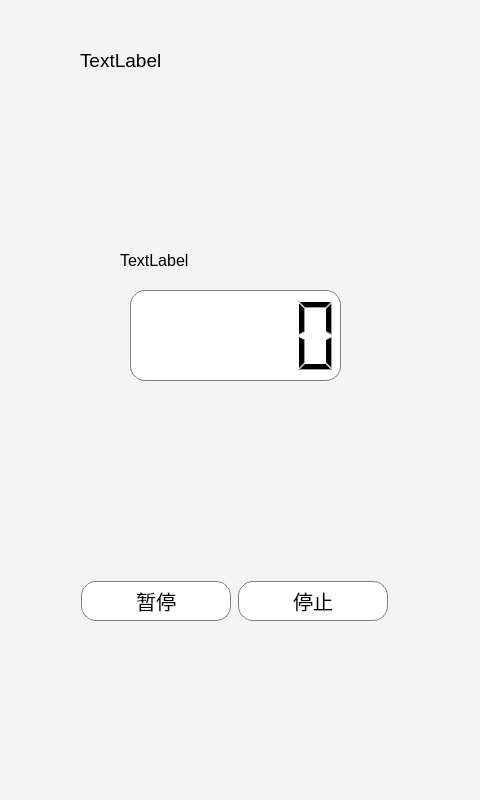
<?xml version="1.0" encoding="UTF-8"?>
<ui version="4.0">
 <class>workOrrelax_sde</class>
 <widget class="QWidget" name="workOrrelax_sde">
  <property name="geometry">
   <rect>
    <x>0</x>
    <y>0</y>
    <width>480</width>
    <height>800</height>
   </rect>
  </property>
  <property name="minimumSize">
   <size>
    <width>480</width>
    <height>800</height>
   </size>
  </property>
  <property name="maximumSize">
   <size>
    <width>480</width>
    <height>800</height>
   </size>
  </property>
  <property name="windowTitle">
   <string>Form</string>
  </property>
  <widget class="QLabel" name="label">
   <property name="geometry">
    <rect>
     <x>80</x>
     <y>40</y>
     <width>301</width>
     <height>41</height>
    </rect>
   </property>
   <property name="font">
    <font>
     <pointsize>14</pointsize>
    </font>
   </property>
   <property name="layoutDirection">
    <enum>Qt::LeftToRight</enum>
   </property>
   <property name="autoFillBackground">
    <bool>false</bool>
   </property>
   <property name="text">
    <string>TextLabel</string>
   </property>
  </widget>
  <widget class="QLCDNumber" name="lcdNumber">
   <property name="geometry">
    <rect>
     <x>130</x>
     <y>290</y>
     <width>211</width>
     <height>91</height>
    </rect>
   </property>
   <property name="styleSheet">
    <string notr="true">QLCDNumber{
	background-color: white;
	border: 1px solid gray;
	border-radius:15px;
}
</string>
   </property>
   <property name="smallDecimalPoint">
    <bool>false</bool>
   </property>
   <property name="segmentStyle">
    <enum>QLCDNumber::Filled</enum>
   </property>
  </widget>
  <widget class="QWidget" name="gridLayoutWidget">
   <property name="geometry">
    <rect>
     <x>80</x>
     <y>580</y>
     <width>311</width>
     <height>42</height>
    </rect>
   </property>
   <layout class="QGridLayout" name="gridLayout">
    <item row="0" column="0">
     <widget class="QPushButton" name="pushButton_pause">
      <property name="minimumSize">
       <size>
        <width>150</width>
        <height>40</height>
       </size>
      </property>
      <property name="maximumSize">
       <size>
        <width>150</width>
        <height>40</height>
       </size>
      </property>
      <property name="styleSheet">
       <string notr="true">QPushButton{
	background-color: white;
	border: 1px solid gray;
	border-radius:15px;
    font:20px; 
    font-family: Segoe UI;
}
QPushButton:hover{
background-color: rgb(181, 225, 250);
}</string>
      </property>
      <property name="text">
       <string>暂停</string>
      </property>
     </widget>
    </item>
    <item row="0" column="1">
     <widget class="QPushButton" name="pushButton_stop">
      <property name="minimumSize">
       <size>
        <width>150</width>
        <height>40</height>
       </size>
      </property>
      <property name="maximumSize">
       <size>
        <width>150</width>
        <height>40</height>
       </size>
      </property>
      <property name="styleSheet">
       <string notr="true">QPushButton{
	background-color: white;
	border: 1px solid gray;
	border-radius:15px;
    font:20px; 
    font-family: Segoe UI;
}
QPushButton:hover{
background-color: rgb(181, 225, 250);
}</string>
      </property>
      <property name="text">
       <string>停止</string>
      </property>
     </widget>
    </item>
   </layout>
  </widget>
  <widget class="QLabel" name="label_pp">
   <property name="geometry">
    <rect>
     <x>120</x>
     <y>240</y>
     <width>231</width>
     <height>41</height>
    </rect>
   </property>
   <property name="font">
    <font>
     <pointsize>12</pointsize>
    </font>
   </property>
   <property name="styleSheet">
    <string notr="true"/>
   </property>
   <property name="text">
    <string>TextLabel</string>
   </property>
  </widget>
  <widget class="QWidget" name="widget" native="true">
   <property name="geometry">
    <rect>
     <x>0</x>
     <y>0</y>
     <width>480</width>
     <height>800</height>
    </rect>
   </property>
   <property name="styleSheet">
    <string notr="true">QWidget#widget{
background-color : rgb(244, 244, 244);
}</string>
   </property>
  </widget>
  <zorder>widget</zorder>
  <zorder>label</zorder>
  <zorder>lcdNumber</zorder>
  <zorder>gridLayoutWidget</zorder>
  <zorder>label_pp</zorder>
 </widget>
 <resources/>
 <connections/>
</ui>
